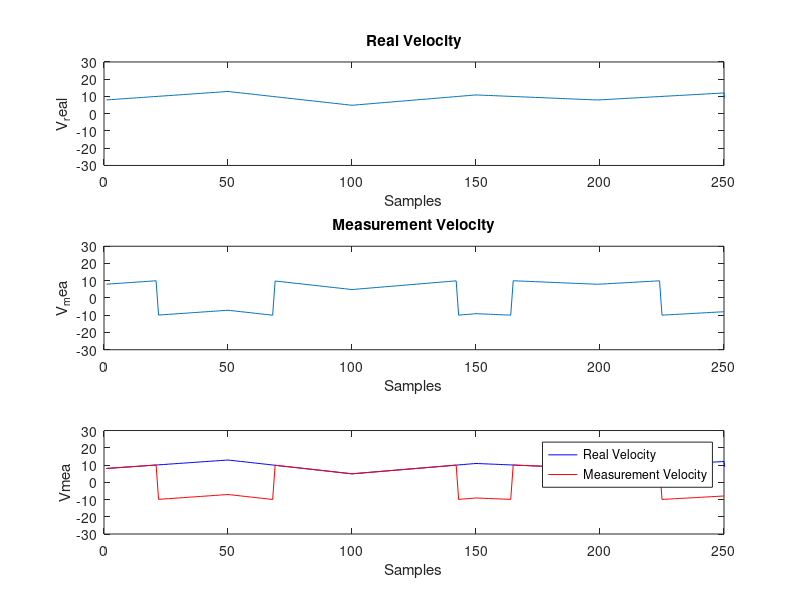
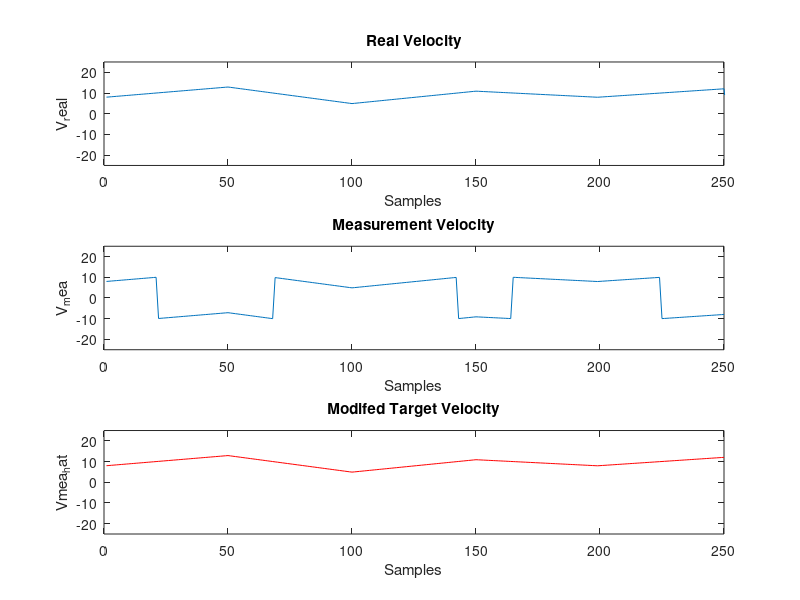

Source code (MATLAB) for these figures, in order:
clc
clear all
close all

T_Frame=25; %ms %Frame Time
T=0.001; %ms   %Time internal between samples
X0=[20 8 0]; %initial Range and Velocity and acceleration
sigma2r=0.1^2; %Variance of range in first kalman filter
sigma2V=0.1^2; %Variance of Radial Velocity in first kalman filter
sigma2a=0.1^2; %Variance of acceleration in first kalman filter

teta=0; %Teta is always constant
sigma2R=0.1^2; %error of measurement in first kalman filter
Q=diag([sigma2r sigma2V sigma2a]);
R=sigma2R;
F=[1 T T^2/2;0 1 T;0 0 1];
H=[1 0 0]; 
X_real=zeros(3,250);
X_real(:,1)=X0;

%creat Real parameters 
for k=1:250
          if (k >= 200) && (k <= 250)
              X_real(3,k)=4/50;
              X_real(2,k)=X_real(2,k-1)+X_real(3,k);
         elseif (k >= 1) && (k <= 50)
              X_real(3,k)=5/50;
          
              if k>1
              X_real(2,k)=X_real(2,k-1)+X_real(3,k);
              end
         elseif (k >= 50) && (k <= 100)
              X_real(3,k)=-8/50;  
              X_real(2,k)=X_real(2,k-1)+X_real(3,k);
         elseif (k >= 100) && (k <= 150)
              X_real(3,k)=6/50;
              X_real(2,k)=X_real(2,k-1)+X_real(3,k);
         else
              X_real(3,k)=-3/50;
              X_real(2,k)=X_real(2,k-1)+X_real(3,k);

             end
        
 X_real(1,k+1)=F(1,:)*X_real(:,k)+sqrt(sigma2r)*randn(1,1); 
 X_real(3,k+1)=F(3,:)*X_real(:,k); 
 
 
 Z(:,k)=H*X_real(:,k)+sqrt(R)*randn(1,1);
end


 %Measured Velocity with ambiguity
 for k=1:250
      if  X_real(2,k)>10
          V_mea(k)=X_real(2,k)-20;
      elseif X_real(2,k)<-10
          V_mea(k)=X_real(2,k)+20;
      else
          V_mea(k)=X_real(2,k);
      end
 end
 
 
%plots
figure(1)
subplot(3,1,1);
plot(X_real(2,:));
xlim([0 250])
ylim([-30 30])
xlabel('Samples')
ylabel('V_real')
title('Real Velocity');

subplot(3,1,2);
plot(V_mea);
xlim([0 250])
ylim([-30 30])
xlabel('Samples')
ylabel('V_mea')
title('Measurement Velocity');

subplot(3,1,3);
plot(X_real(2,:),'b');
hold on 
plot(V_mea,'r');
xlim([0 250])
ylim([-30 30])
xlabel('Samples')
ylabel('Vmea')
legend('Real Velocity','Measurement Velocity');



%% first Kalman Filter
Pa=zeros(3,3,250); %sigmaa is sigma (k|k-1)
Pa(:,:,1)=0.1*eye(3);
Xhat=zeros(3,250); %Xhata is Xhat (k|k-1)
Xhat(:,1)=X0;
K=zeros(3,1,250);
Q=diag([sigma2r sigma2V 0]);




for k=1:250

  %Time Update
     Xhata(:,k)=F*Xhat(:,k);
     P(:,:,k)=F*Pa(:,:,k)*F'+Q;
     E(k)=Z(:,k)-H*Xhata(:,k);
     K(:,k)=(Pa(:,:,k)*H')*inv(H*Pa(:,:,k)*H'+R);
 
  %Data Update
      Xhat(:,k+1)=Xhata(:,k)+K(:,k)*E(k);
      Pa(:,:,k+1)=(eye(3)-K(:,k)*H)*P(:,:,k);
      
      
      
      if  Xhat(2,k)>10
        Xhat(2,k)=Xhat(2,k)-20;
      elseif Xhat(2,k)<-10
        Xhat(2,k)=Xhat(2,k)+20;
      else
        Xhat(2,k)=Xhat(2,k);
      end

end



VT=20;
N=round(((V_mea-Xhata(2,1:250))./VT)); 
Vmea_Hat=V_mea-VT*N;

figure (2)
subplot(3,1,1);
plot(X_real(2,:));
xlim([0 250])
ylim([-25 25])
xlabel('Samples')
ylabel('V_real')
title('Real Velocity');

subplot(3,1,2);
plot(V_mea);
xlim([0 250])
ylim([-25 25])
xlabel('Samples')
ylabel('V_mea')
title('Measurement Velocity');

subplot(3,1,3);
plot(Vmea_Hat,'r');
xlim([0 250])
ylim([-25 25])
xlabel('Samples')
ylabel('Vmea_hat')
title('Modifed Target Velocity');
